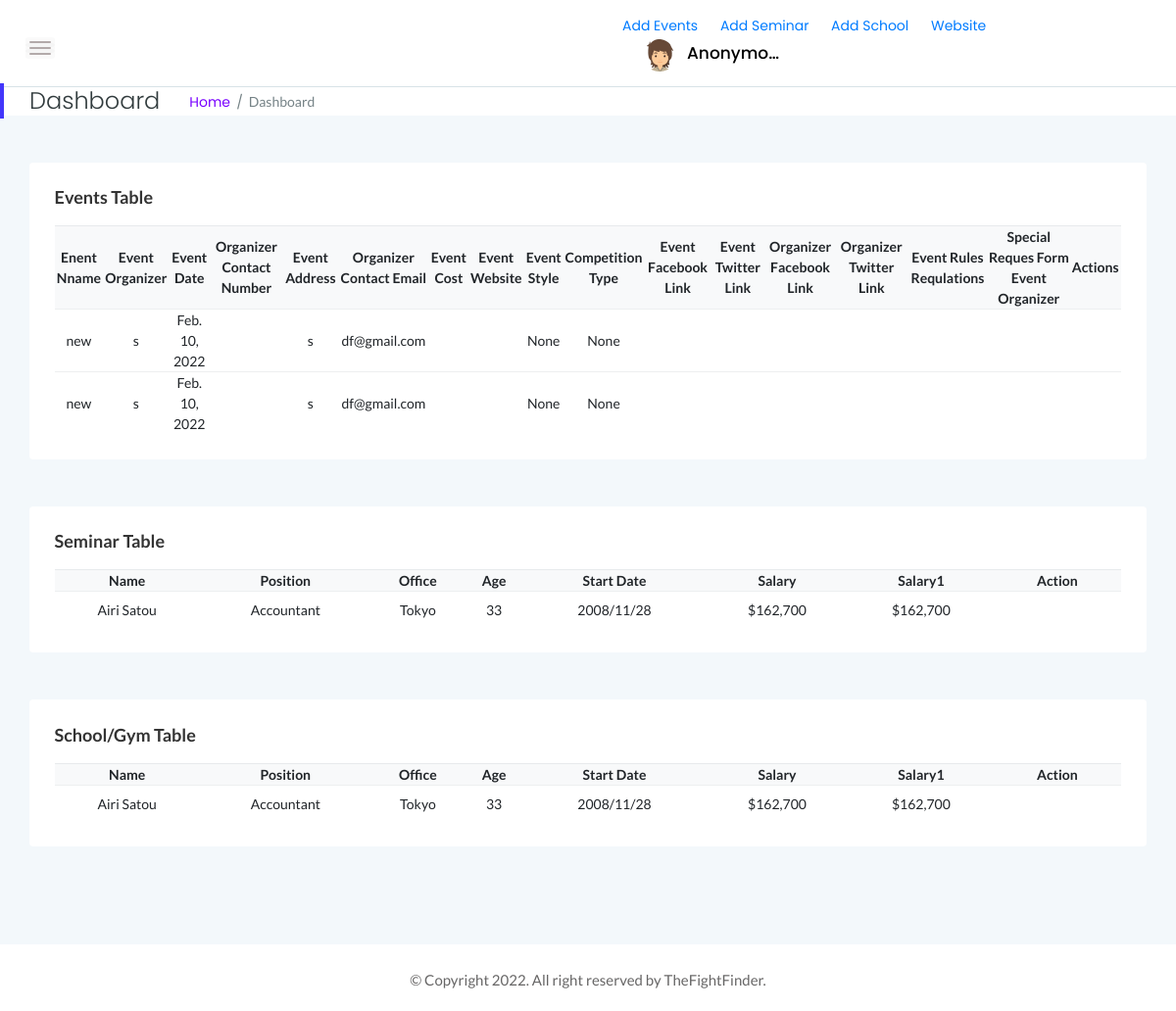
/dashboard/, run on the app's committed database.
### events/models.py (models this page shows, shortened)
class Events(models.Model):
    event_name = models.CharField(max_length=100)
    event_organizer = models.CharField(max_length=100)
    event_date = models.DateField(auto_now=False)
    organizer_contact_number = models.CharField(max_length=100, blank=True)
    event_address = models.CharField(max_length=200)
    organizer_contact_email = models.EmailField()
    event_cost = models.CharField(max_length=100, blank=True)
    event_website = models.CharField(max_length=100, blank=True)
    event_style = models.ForeignKey(
        Event_style, on_delete=models.CASCADE,null=True, blank=True)
    competition_type = models.ForeignKey(
        Competition_type, on_delete=models.CASCADE,null=True, blank=True)
    event_social_links_fb = models.CharField(max_length=100, blank=True)
    event_social_links_tw = models.CharField(max_length=100, blank=True)
    organizer_social_links_fb = models.CharField(max_length=100, blank=True)
    organizer_social_links_tw = models.CharField(max_length=100, blank=True)
    event_rules_requlations = models.TextField(blank=True)
    special_request_form_event_organizer = models.CharField(
        max_length=500, blank=True)

### tffsite/views.py (the view)
# urls.py: path('dashboard/', dashboard, name='dashboard'),
def dashboard(request):
    user = User.objects.filter(username=request.user)
    context = {}
    if(user.count()):
        userinfo = UserInformation.objects.filter(name=user[0])
        user_type = True
        if str(userinfo[0].type) == 'Martial Artist':
            user_type = False
        context['user_type'] = user_type
    events = Events.objects.all()
    context['events'] = events
    return render(request, "dashboard.html", context)

### tffsite/templates/dashboard.html (shortened to what this page needs)
{% extends 'dash_base.html' %}
{% load static %}
{% block body %}
<div class="page-title-area">
    <div class="row align-items-center">
        <div class="col-sm-6">
            <div class="breadcrumbs-area clearfix">
                <h4 class="page-title pull-left">Dashboard</h4>
                <ul class="breadcrumbs pull-left">
                    <li><a href="{% url 'dashboard' %}">Home</a></li>
                    <li><span>Dashboard</span></li>
                </ul>
            </div>
        </div>
    </div>
</div>
<div class="main-content-inner">
    <div class="main-content-inner">
        <div class="row">
            <div class="col-12 mt-5">
                <div class="card">
                    <div class="card-body">
                        <h4 class="header-title">Events Table</h4>
                        <div class="data-tables">
                            <div class="table-responsive">
                                <table id="events" class="text-center" style="width:100%">
                                    <thead class="bg-light text-capitalize">
                                        <tr>
                                            <th>Enent Nname</th>
                                            <th>Event Organizer</th>
                                            <th>Event Date</th>
                                            <th>Organizer Contact Number</th>
                                            <th>Event Address</th>
                                            <th>Organizer Contact Email</th>
                                            <th>Event Cost</th>
                                            <th>Event Website</th>
                                            <th>Event Style</th>
                                            <th>Competition Type</th>
                                            <th>Event Facebook Link</th>
                                            <th>Event Twitter Link</th>
                                            <th>Organizer Facebook Link</th>
                                            <th>Organizer Twitter Link</th>
                                            <th>Event rules requlations</th>
                                            <th>Special reques form event organizer</th>
                                            <th>Actions</th>
                                        </tr>
                                    </thead>
                                    <tbody>
                                        {% for e in events  %}
                                        <tr>
                                            <td>{{e.event_name}}</td>
                                            <td>{{e.event_organizer}}</td>
                                            <td>{{e.event_date}}</td>
                                            <td>{{e.organizer_contact_number}}</td>
                                            <td>{{e.event_address}}</td>
                                            <td>{{e.organizer_contact_email}}</td>
                                            <td>{{e.event_cost}}</td>
                                            <td>{{e.event_website}}</td>
                                            <td>{{e.event_style}}</td>
                                            <td>{{e.competition_type}}</td>
                                            <td>{{e.event_social_links_fb}}</td>
                                            <td>{{e.event_social_links_tw}}</td>
                                            <td>{{e.organizer_social_links_fb}}</td>
                                            <td>{{e.organizer_social_links_tw}}</td>
                                            <td>{{e.event_rules_requlations}}</td>
                                            <td>{{e.special_request_form_event_organizer}}</td>
                                            <td>
                                                <ul class="table-action d-flex justify-content-center">
                                                    <li class="mr-3"><a href="{% url 'edit_event' e.id %}"
                                                            class="text-secondary"><i class="fa fa-edit"></i></a></li>
                                                    <li><a href="{% url 'delete_event' e.id %}" class="text-danger"><i
                                                                class="ti-trash"></i></a>
                                                    </li>
                                                </ul>
                                            </td>
                                        </tr>
                                        {% endfor %}
                                    </tbody>
                                </table>
                            </div>
                        </div>
                    </div>
                </div>
            </div>
            <div class="col-12 mt-5">
                <div class="card">
                    <div class="card-body">
                        <h4 class="header-title">Seminar Table</h4>
                        <div class="data-tables">
                            <div class="">
                                <table id="seminar" class="text-center" style="width:100%">
                                    <thead class="bg-light text-capitalize">
                                        <tr>
                                            <th>Name</th>
                                            <th>Position</th>
                                            <th>Office</th>
                                            <th>Age</th>
                                            <th>Start Date</th>
                                            <th>salary</th>
                                            <th>salary1</th>
                                            <th>Action</th>
                                        </tr>
                                    </thead>
                                    <tbody>
                                        <tr>
                                            <td>Airi Satou</td>
                                            <td>Accountant</td>
                                            <td>Tokyo</td>
                                            <td>33</td>
                                            <td>2008/11/28</td>
                                            <td>$162,700</td>
                                            <td>$162,700</td>
                                            <td>
                                                <ul class="table-action d-flex justify-content-center">
                                                    <li class="mr-3"><a href="#" class="text-secondary"><i
                                                                class="fa fa-edit"></i></a></li>
                                                    <li><a href="#" class="text-danger"><i class="ti-trash"></i></a>
                                                    </li>
                                                </ul>
                                            </td>
                                        </tr>
                                    </tbody>
                                </table>
                            </div>
                        </div>
                    </div>
                </div>
            </div>
            <div class="col-12 mt-5">
                <div class="card">
                    <div class="card-body">
                        <h4 class="header-title">School/Gym Table</h4>
                        <div class="data-tables">
                            <div class="">
                                <table id="school" class="text-center" style="width:100%">
                                    <thead class="bg-light text-capitalize">
                                        <tr>
                                            <th>Name</th>
                                            <th>Position</th>
                                            <th>Office</th>
                                            <th>Age</th>
                                            <th>Start Date</th>
                                            <th>salary</th>
                                            <th>salary1</th>
                                            <th>Action</th>
                                        </tr>
                                    </thead>
                                    <tbody>
                                        <tr>
                                            <td>Airi Satou</td>
                                            <td>Accountant</td>
                                            <td>Tokyo</td>
                                            <td>33</td>
                                            <td>2008/11/28</td>
                                            <td>$162,700</td>
                                            <td>$162,700</td>
                                            <td>
                                                <ul class="table-action d-flex justify-content-center">
                                                    <li class="mr-3"><a href="#" class="text-secondary"><i
                                                                class="fa fa-edit"></i></a></li>
                                                    <li><a href="#" class="text-danger"><i class="ti-trash"></i></a>
                                                    </li>
                                                </ul>
                                            </td>
                                        </tr>
                                    </tbody>
                                </table>
                            </div>
                        </div>
                    </div>
                </div>
            </div>
        </div>
    </div>
</div>
{% endblock body %}

### tffsite/static/assets/css/styles.css (style rules this page uses)
.card { border: none; border-radius: 4px; background-color: #fff; -webkit-transition: all 0.3s ease 0s; transition: all 0.3s ease 0s; }
.card-body { padding: 25.6px; padding: 1.6rem; }
.main-content-inner { padding: 0 30px 50px; }
.page-title-area { padding: 0 30px; background: #fff; position: relative; }
.page-title-area:before { content: ''; position: absolute; left: 0; top: 50%; width: 4px; height: 36px; background: var(--primary-color); -webkit-transform: translateY(-50%); transform: translateY(-50%); }
.page-title { font-size: 24px; font-weight: 300; color: #313b3d; letter-spacing: 0; margin-right: 30px; }
ul.breadcrumbs { margin-top: 4px; }
.breadcrumbs li { display: inline-block; }
.breadcrumbs li a, .breadcrumbs li span { display: block; font-size: 14px; font-weight: 400; color: #7801ff; letter-spacing: 0; margin-right: 16px; position: relative; }
.breadcrumbs li a:before { content: '/'; color: #768387; position: absolute; right: -13px; top: 0; }
.breadcrumbs li span { margin-right: 0; color: #768387; text-transform: capitalize; }
.header-title { font-family: 'Lato', sans-serif; font-size: 18px; font-weight: 600; letter-spacing: 0; color: #333; text-transform: capitalize; margin-bottom: 17px; }
table tr th { border-bottom: none; }
table tr th, table tr td { border-top: 1px solid rgba(120, 130, 140, 0.13) !important; }
table tr td [class^="ti-"] { cursor: pointer; }
.table-action { font-size: x-large; }

### data on the page
Events: event_name "new", event_organizer "s", event_date "Feb. 10, 2022", event_address "s", organizer_contact_email "df@gmail.com", event_style "None", competition_type "None"
Events: event_name "new", event_organizer "s", event_date "Feb. 10, 2022", event_address "s", organizer_contact_email "df@gmail.com", event_style "None", competition_type "None"

### other printed values
{{ user|truncatechars:8 }} "Anonymo…"
